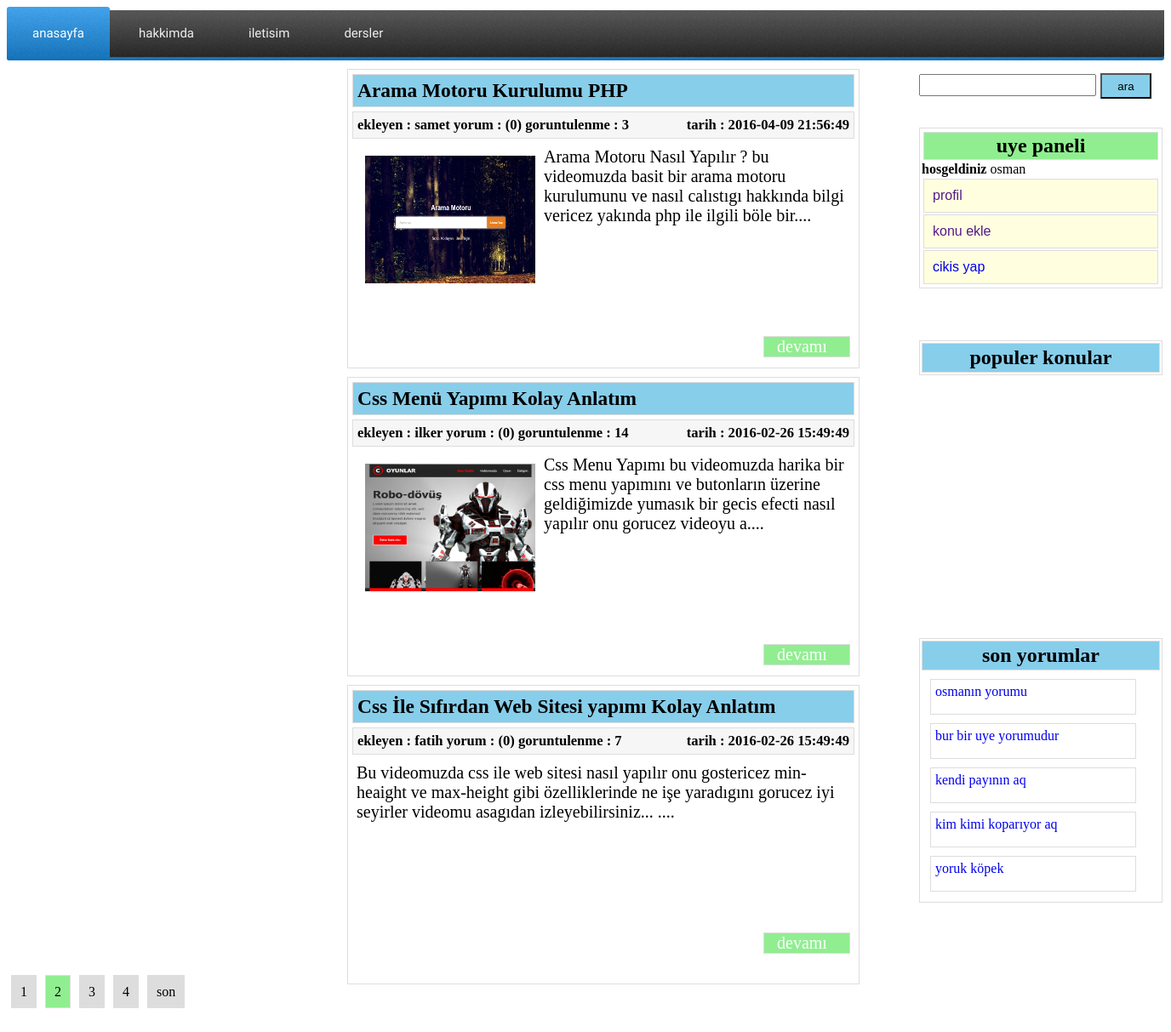
Page /index.php?sayfa=2 (signed in) on the committed database.
### tables this page shows
CREATE TABLE IF NOT EXISTS `yorumlar` (
  `yorum_id` int(11) NOT NULL AUTO_INCREMENT,
  `yorum_ekleyen` varchar(200) NOT NULL,
  `yorum_eposta` varchar(200) NOT NULL,
  `yorum_mesaj` text NOT NULL,
  `yorum_konu_id` int(11) NOT NULL,
  `yorum_tarih` timestamp NOT NULL DEFAULT CURRENT_TIMESTAMP,
  `yorum_onay` int(11) NOT NULL,
  PRIMARY KEY (`yorum_id`)
);

CREATE TABLE IF NOT EXISTS `konular` (
  `konu_id` int(11) NOT NULL AUTO_INCREMENT,
  `konu_ekleyen` varchar(200) NOT NULL,
  `konu_baslik` varchar(300) NOT NULL,
  `konu_aciklama` varchar(1200) NOT NULL,
  `konu_tarih` timestamp NOT NULL DEFAULT CURRENT_TIMESTAMP,
  `konu_durum` int(11) NOT NULL,
  `konu_hit` int(11) NOT NULL,
  PRIMARY KEY (`konu_id`)
);

### index.php (the view, shortened to what this page needs)
<!DOCTYPE html PUBLIC "-//W3C//DTD XHTML 1.0 Transitional//EN" "http://www.w3.org/TR/xhtml1/DTD/xhtml1-transitional.dtd">
<html xmlns="http://www.w3.org/1999/xhtml" xml:lang="en">
<head>
	<link rel="stylesheet" href="style.css"/>
	<link rel="stylesheet" href="styles.css">
</head>
<body>
	<div id='cssmenu'>
<ul>
   <li class='active'><a href='index.php'><span>anasayfa</span></a></li>
   <li><a href='#'><span>hakkimda</span></a></li>
   <li><a href='#'><span>iletisim</span></a></li>
   <li class='last'><a href='#'><span>dersler</span></a></li>
</ul>
</div>
<div class="ara">
<form action="index.php?islem=ara" method="post">
<input type="text" name="ara"/><button type="submit" >ara</button>
</form>
</div>
</body>
</html>
<?php
try{
	$db = new PDO("mysql:host=localhost;dbname=blog;charset=utf8","root","");
}catch(PDOException $mesaj){
	echo $mesaj->getmessage();
}
$islem = @$_GET["islem"];
switch ($islem){
			?>
             <?php
	default:
	if($_SESSION){
		?>
		<div class="uyelik">
	<h2>uye paneli</h2>
	<?php echo "<strong>hosgeldiniz</strong> ".$_SESSION["uye"];?>
	<ul>
	<li><a href="">profil</a></li>
	<li><a href="">konu ekle</a></li>
	<li><a href="cikis.php">cikis yap</a></li>
	</ul>
	</div>
	<?php
	}
     echo "<div class='pop'>
	 <h2>populer konular</h2>
	 ";
		 ?>
		 <?php
	 echo "</div>";
    $pop = $db->prepare("select * from yorumlar order by yorum_id desc limit 5");
     $pop->execute(array());
	 $v = $pop->fetchAll(PDO::FETCH_ASSOC);
     echo "<div class='pop2'>
	 <h2>son yorumlar</h2>
	 ";
	 foreach($v as $x){
		 ?>
		 <div class="populer">
		 <a href="index.php?islem=devam&id=<?php echo $x["yorum_konu_id"];?>"><?php echo substr($x["yorum_mesaj"],0,100);?></a>
		 </div>
		 <?php
	 }
	 echo "</div>";
   $sayfa = intval(@$_GET["sayfa"]);
   $v = $db->prepare("select * from konular");
   $v->execute(array());
   $toplam = $v->rowCount();
   $limit = 3;
   $goster = $sayfa*$limit-$limit;
   $sayfa_sayisi = ceil($toplam/$limit);
   $forlimit = 2;
	$v = $db->query("select * from konular  order by konu_id desc limit $goster,$limit");
	$v->execute(array());
	$x = $v->fetchAll(PDO::FETCH_ASSOC);
	foreach($x as $m){
		$v = $db->prepare("select * from yorumlar where yorum_konu_id=?");
		$v->execute(array($m["konu_id"]));
		$zban = $v->rowCount();
		?>
	    <div class="konu">
		<h3><?php echo $m["konu_baslik"];?></h3>
		<h5>ekleyen : <?php echo $m["konu_ekleyen"];?> yorum : (<?php echo $zban;?>) goruntulenme : <?php echo $m["konu_hit"];?><span>tarih : <?php echo $m["konu_tarih"];?></span></h5>
		<p><?php echo substr($m["konu_aciklama"],0,200);?>....</p>
		<div class="x"><a href="index.php?islem=devam&id=<?php echo $m["konu_id"];?>">devamı</a></div>
	    </div>
		<?php
	}
	echo "<div style='margin-bottom:50px;'>";
	for($i = $sayfa - $forlimit; $i<$sayfa + $forlimit +1; $i++){
		if($i>0 && $i<= $sayfa_sayisi){
			if($i == $sayfa){
				echo "<span class='aktif'>".$i."</span>";
			}else{
				echo "<span class='sayfa'><a href='index.php?sayfa=".$i."'>".$i."</a></span>";
			}
		}
	}
	if($sayfa != $sayfa_sayisi){
	echo "<span class='sayfa'><a href='index.php?sayfa=".$sayfa_sayisi."'>son</a></span>";
	}
	break;
}
?>

### style.css (style rules this page uses)
.konu { border:1px solid #ddd; width:600px; height:350px; position:relative; left:400px; margin-top:10px; font-size:20px; }
.konu h3 { margin:5px; border:1px solid #ddd; padding:5px; background:skyblue; }
.konu h5 { border:1px solid #ddd; padding:5px; background:#f6f6f6; margin:5px; }
.konu span { float:right; }
.konu p { margin:10px; }
.ara { float:right; margin:10px; }
.ara input { width:200px; height:20px; font-size:18px; }
.ara button { width:60px; height:30px; margin:5px; background:skyblue; }
.konu img { width:200px; height:150px; margin:10px; float:left; }
.x { border:1px solid #ddd; width:100px; float:right; position:relative; top:110px; margin:10px; background:lightgreen; }
.x a { text-decoration:none; margin:15px; color:white; }
.aktif { border:1px solid #ddd; margin:5px; padding:10px; background:lightgreen; }
.sayfa { border:1px solid #ddd; margin:5px; padding:10px; background:#ddd; }
.sayfa a { text-decoration:none; color:black; }
.populer { border: 1px solid #ddd; width:230px; height:30px; margin:10px; padding:5px; }
.pop { border:1px solid #ddd; width:280px; min-height:30px; left:1080px; position:absolute; top:400px; padding:2px; }
.pop h2 { border:1px solid #ddd; margin:0px; text-align:center; padding:3px; background:skyblue; }
.populer a { text-decoration:none; }
.pop2 { border:1px solid #ddd; width:280px; min-height:30px; left:1080px; position:absolute; top:750px; padding:2px; }
.pop2 h2 { border:1px solid #ddd; margin:0px; text-align:center; padding:3px; background:skyblue; }
.uyelik { border:1px solid #ddd; width:280px; min-height:30px; left:1080px; position:absolute; top:150px; padding:2px; }
.uyelik h2 { border:1px solid #ddd; margin:2px; padding:2px; text-align:center; background:lightgreen; }
.uyelik ul { margin:0px; padding:0px; list-style:none; }
.uyelik ul li { border:1px solid #ddd; margin:2px; padding:10px; font-size:16px; font-family:arial; background:lightyellow; }
.uyelik ul li a { text-decoration:none; }

### styles.css (style rules this page uses)
#cssmenu, #cssmenu ul, #cssmenu ul li, #cssmenu ul li a { margin: 0; padding: 0; border: 0; list-style: none; line-height: 1; display: block; position: relative; font-family: Capriola, Helvetica, sans-serif; }
#cssmenu { width: auto; height: 59px; padding-bottom: 4px; }
#cssmenu ul { height: 59px; }
#cssmenu ul li { float: left; margin-right: 4px; border-top-left-radius: 3px; border-top-right-radius: 3px; z-index: 5; }
#cssmenu ul li a { padding: 24px 30px 20px 30px; margin-bottom: 4px; border-top-left-radius: 3px; border-top-right-radius: 3px; color: #eeeeee; font-size: 15px; text-decoration: none; }
#cssmenu ul li:first-child, #cssmenu ul li:first-child > a { border-bottom-left-radius: 3px; }
#cssmenu ul li:hover, #cssmenu ul li.active { background: #0f71ba; background: -moz-linear-gradient(top, #3fa4f0 0%, #0f71ba 100%); background: -webkit-gradient(linear, left top, left bottom, color-stop(0%, #3fa4f0), color-stop(100%, #0f71ba)); background: -webkit-linear-gradient(top, #3fa4f0 0%, #0f71ba 100%); background: -o-linear-gradient(top, #3fa4f0 0%, #0f71ba 100%); background: -ms-linear-gradient(top, #3fa4f0 0%, #0f71ba 100%); background: linear-gradient(to bottom, #3fa4f0 0%, #0f71ba 100%); }
#cssmenu ul li a:hover, #cssmenu ul li.active > a { background: url('images/bg.png'); color: #ffffff; }

### rows in the picture
yorumlar: yorum_mesaj "osmanın yorumu"
yorumlar: yorum_mesaj "bur bir uye yorumudur"
yorumlar: yorum_mesaj "kendi payının aq"
yorumlar: yorum_mesaj "kim kimi koparıyor aq"
yorumlar: yorum_mesaj "yoruk köpek"
konular: konu_baslik "Arama Motoru Kurulumu PHP", konu_ekleyen "samet", zban "0", konu_hit "3", konu_tarih "2016-04-09 21:56:49", konu_aciklama (picture), konu_aciklama "Arama Motoru Nasıl Yapılır ? bu videomuzda basit bir arama motoru kurulumunu ve nasıl calıstıgı hakkında bilgi vericez yakında php ile ilgili böle bir"
konular: konu_baslik "Css Menü Yapımı Kolay Anlatım", konu_ekleyen "ilker", zban "0", konu_hit "14", konu_tarih "2016-02-26 15:49:49", konu_aciklama (picture), konu_aciklama "Css Menu Yapımı bu videomuzda harika bir css menu yapımını ve butonların üzerine geldiğimizde yumasık bir gecis efecti nasıl yapılır onu gorucez videoyu a"
konular: konu_baslik "Css İle Sıfırdan Web Sitesi yapımı Kolay Anlatım", konu_ekleyen "fatih", zban "0", konu_hit "7", konu_tarih "2016-02-26 15:49:49", konu_aciklama "Bu videomuzda css ile web sitesi nasıl yapılır onu gostericez min-heaight ve max-height gibi özelliklerinde ne işe yaradıgını gorucez iyi seyirler videomu asagıdan izleyebilirsiniz..."

### other values in the picture
$_SESSION["uye"] "osman"
